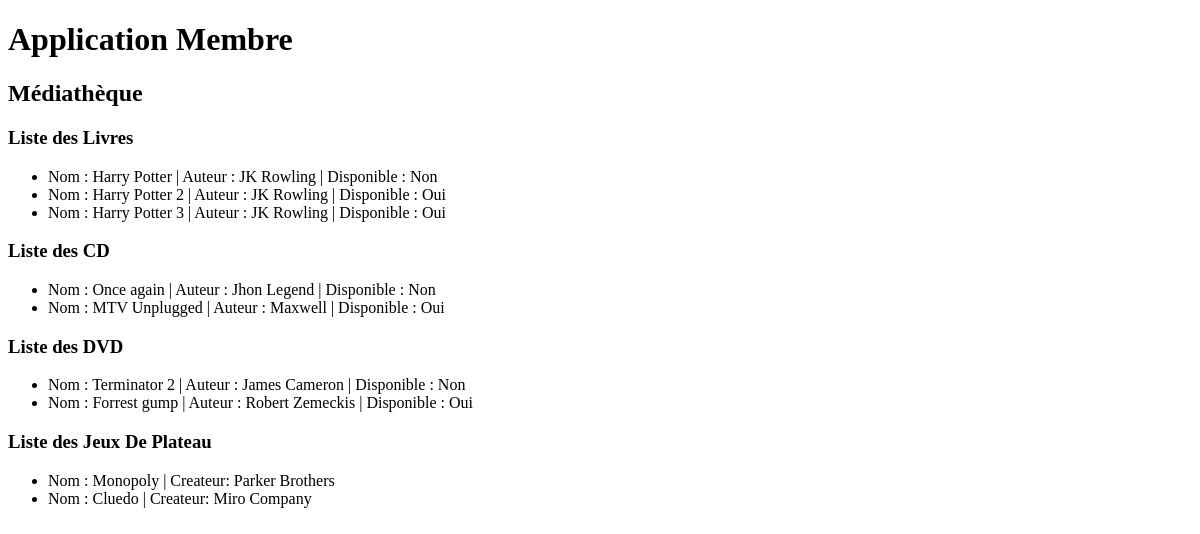
Page /AppMembre/ on the earlier database version.
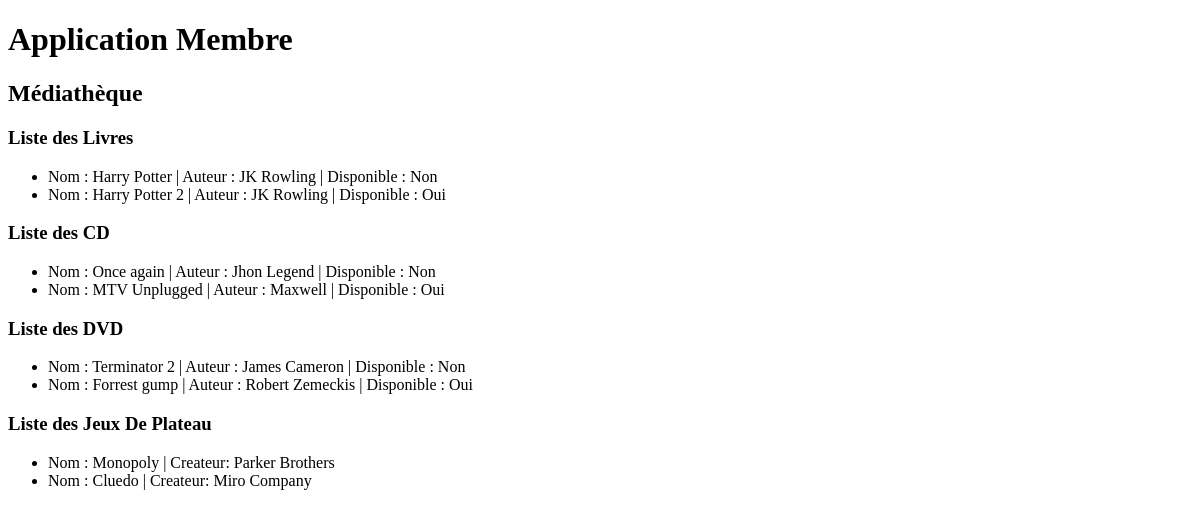
Same page on the later database version.
### application_bibliothecaire/models.py (models this page shows)
class Media(models.Model):
    class Meta:
        abstract = True

class Livre(Media):
    name = models.fields.CharField(max_length=150)
    auteur = models.fields.CharField(max_length=150)
    dateEmprunt = models.fields.CharField(max_length=150)
    disponible = models.fields.CharField(max_length=150)
    emprunteur = models.fields.CharField(max_length=150)

class Cd(Media):
    name = models.fields.CharField(max_length=150)
    auteur = models.fields.CharField(max_length=150)
    dateEmprunt = models.fields.CharField(max_length=150)
    disponible = models.fields.CharField(max_length=150)
    emprunteur = models.fields.CharField(max_length=150)

class Dvd(Media):
    name = models.fields.CharField(max_length=150)
    auteur = models.fields.CharField(max_length=150)
    dateEmprunt = models.fields.CharField(max_length=150)
    disponible = models.fields.CharField(max_length=150)
    emprunteur = models.fields.CharField(max_length=150)

class JeuxDePlateau(models.Model):
    name = models.fields.CharField(max_length=150)
    createur = models.fields.CharField(max_length=150)

### application_membre/views.py (the view)
# urls.py: path('', views.listeMembreApp),
def listeMembreApp(request):
    livres = Livre.objects.all()
    cds = Cd.objects.all()
    dvds = Dvd.objects.all()
    jdps = JeuxDePlateau.objects.all()
    return render(request, 'application/application_membre.html',
                  { 'livres': livres,  'cds': cds , 'dvds': dvds , 'jdps': jdps ,  } )

### application_membre/templates/application/application_membre.html (shortened to what this page needs)
<!DOCTYPE html>
<html lang="en">
<head>
</head>
<body>
  <div>
    <h1>Application Membre</h1>
  </div>
  <div>
    <div>
      <h2>Médiathèque</h2>
    </div>
    <div>
      <h3>Liste des Livres</h3>
      <ul>
        {% for livre in livres %}
        <li> Nom : {{ livre.name }} | Auteur : {{ livre.auteur}} | Disponible : {{livre.disponible}}  </li>
        {% endfor %}
      </ul>
    </div>
    <div>
      <h3>Liste des CD</h3>
      <ul>
        {% for cd in cds %}
        <li> Nom : {{ cd.name }} | Auteur : {{ cd.auteur}} | Disponible : {{cd.disponible}}  </li>
        {% endfor %}
      </ul>
    </div>
    <div>
      <h3>Liste des DVD</h3>
      <ul>
        {% for dvd in dvds %}
        <li> Nom : {{ dvd.name }} | Auteur : {{ dvd.auteur}} | Disponible : {{dvd.disponible}}   </li>
        {% endfor %}
      </ul>
    </div>
    <div>
      <h3>Liste des Jeux De Plateau</h3>
      <ul>
        {% for jdp in jdps %}
        <li> Nom : {{ jdp.name }} | Createur: {{ jdp.createur }}   </li>
        {% endfor %}
      </ul>
    </div>
  </div>
</body>
</html>

Differences in the rows shown:
removed Livre: name "Harry Potter 3", auteur "JK Rowling", disponible "Oui"
